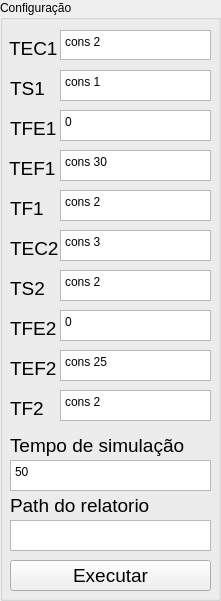
   <widget class="QGroupBox" name="setup">
    <property name="geometry">
     <rect>
      <x>10</x>
      <y>10</y>
      <width>221</width>
      <height>601</height>
     </rect>
    </property>
    <property name="title">
     <string>Configuração</string>
    </property>
    <widget class="QTextEdit" name="t_tf2">
     <property name="geometry">
      <rect>
       <x>60</x>
       <y>390</y>
       <width>151</width>
       <height>31</height>
      </rect>
     </property>
     <property name="html">
      <string>&lt;!DOCTYPE HTML PUBLIC &quot;-//W3C//DTD HTML 4.0//EN&quot; &quot;http://www.w3.org/TR/REC-html40/strict.dtd&quot;&gt;
&lt;html&gt;&lt;head&gt;&lt;meta name=&quot;qrichtext&quot; content=&quot;1&quot; /&gt;&lt;style type=&quot;text/css&quot;&gt;
p, li { white-space: pre-wrap; }
&lt;/style&gt;&lt;/head&gt;&lt;body style=&quot; font-family:'Cantarell'; font-size:10pt; font-weight:400; font-style:normal;&quot;&gt;
&lt;p style=&quot; margin-top:0px; margin-bottom:0px; margin-left:0px; margin-right:0px; -qt-block-indent:0; text-indent:0px;&quot;&gt;&lt;span style=&quot; font-family:'Sans Serif'; font-size:9pt;&quot;&gt;cons 2&lt;/span&gt;&lt;/p&gt;&lt;/body&gt;&lt;/html&gt;</string>
     </property>
    </widget>
    <widget class="QLabel" name="l_tec1">
     <property name="geometry">
      <rect>
       <x>9</x>
       <y>40</y>
       <width>51</width>
       <height>16</height>
      </rect>
     </property>
     <property name="font">
      <font>
       <pointsize>14</pointsize>
      </font>
     </property>
     <property name="text">
      <string>TEC1</string>
     </property>
    </widget>
    <widget class="QTextEdit" name="t_tec2">
     <property name="geometry">
      <rect>
       <x>60</x>
       <y>230</y>
       <width>151</width>
       <height>31</height>
      </rect>
     </property>
     <property name="html">
      <string>&lt;!DOCTYPE HTML PUBLIC &quot;-//W3C//DTD HTML 4.0//EN&quot; &quot;http://www.w3.org/TR/REC-html40/strict.dtd&quot;&gt;
&lt;html&gt;&lt;head&gt;&lt;meta name=&quot;qrichtext&quot; content=&quot;1&quot; /&gt;&lt;style type=&quot;text/css&quot;&gt;
p, li { white-space: pre-wrap; }
&lt;/style&gt;&lt;/head&gt;&lt;body style=&quot; font-family:'Cantarell'; font-size:10pt; font-weight:400; font-style:normal;&quot;&gt;
&lt;p style=&quot; margin-top:0px; margin-bottom:0px; margin-left:0px; margin-right:0px; -qt-block-indent:0; text-indent:0px;&quot;&gt;&lt;span style=&quot; font-family:'Sans Serif'; font-size:9pt;&quot;&gt;cons 3&lt;/span&gt;&lt;/p&gt;&lt;/body&gt;&lt;/html&gt;</string>
     </property>
    </widget>
    <widget class="QTextEdit" name="t_tf1">
     <property name="geometry">
      <rect>
       <x>60</x>
       <y>190</y>
       <width>151</width>
       <height>31</height>
      </rect>
     </property>
     <property name="html">
      <string>&lt;!DOCTYPE HTML PUBLIC &quot;-//W3C//DTD HTML 4.0//EN&quot; &quot;http://www.w3.org/TR/REC-html40/strict.dtd&quot;&gt;
&lt;html&gt;&lt;head&gt;&lt;meta name=&quot;qrichtext&quot; content=&quot;1&quot; /&gt;&lt;style type=&quot;text/css&quot;&gt;
p, li { white-space: pre-wrap; }
&lt;/style&gt;&lt;/head&gt;&lt;body style=&quot; font-family:'Cantarell'; font-size:10pt; font-weight:400; font-style:normal;&quot;&gt;
&lt;p style=&quot; margin-top:0px; margin-bottom:0px; margin-left:0px; margin-right:0px; -qt-block-indent:0; text-indent:0px;&quot;&gt;&lt;span style=&quot; font-family:'Sans Serif'; font-size:9pt;&quot;&gt;cons 2&lt;/span&gt;&lt;/p&gt;&lt;/body&gt;&lt;/html&gt;</string>
     </property>
    </widget>
    <widget class="QTextEdit" name="t_ts1">
     <property name="geometry">
      <rect>
       <x>60</x>
       <y>70</y>
       <width>151</width>
       <height>31</height>
      </rect>
     </property>
     <property name="html">
      <string>&lt;!DOCTYPE HTML PUBLIC &quot;-//W3C//DTD HTML 4.0//EN&quot; &quot;http://www.w3.org/TR/REC-html40/strict.dtd&quot;&gt;
&lt;html&gt;&lt;head&gt;&lt;meta name=&quot;qrichtext&quot; content=&quot;1&quot; /&gt;&lt;style type=&quot;text/css&quot;&gt;
p, li { white-space: pre-wrap; }
&lt;/style&gt;&lt;/head&gt;&lt;body style=&quot; font-family:'Cantarell'; font-size:10pt; font-weight:400; font-style:normal;&quot;&gt;
&lt;p style=&quot; margin-top:0px; margin-bottom:0px; margin-left:0px; margin-right:0px; -qt-block-indent:0; text-indent:0px;&quot;&gt;&lt;span style=&quot; font-family:'Sans Serif'; font-size:9pt;&quot;&gt;cons 1&lt;/span&gt;&lt;/p&gt;&lt;/body&gt;&lt;/html&gt;</string>
     </property>
    </widget>
    <widget class="QTextEdit" name="t_tfe2">
     <property name="geometry">
      <rect>
       <x>60</x>
       <y>310</y>
       <width>151</width>
       <height>31</height>
      </rect>
     </property>
     <property name="html">
      <string>&lt;!DOCTYPE HTML PUBLIC &quot;-//W3C//DTD HTML 4.0//EN&quot; &quot;http://www.w3.org/TR/REC-html40/strict.dtd&quot;&gt;
&lt;html&gt;&lt;head&gt;&lt;meta name=&quot;qrichtext&quot; content=&quot;1&quot; /&gt;&lt;style type=&quot;text/css&quot;&gt;
p, li { white-space: pre-wrap; }
&lt;/style&gt;&lt;/head&gt;&lt;body style=&quot; font-family:'Cantarell'; font-size:10pt; font-weight:400; font-style:normal;&quot;&gt;
&lt;p style=&quot; margin-top:0px; margin-bottom:0px; margin-left:0px; margin-right:0px; -qt-block-indent:0; text-indent:0px;&quot;&gt;&lt;span style=&quot; font-family:'Sans Serif'; font-size:9pt;&quot;&gt;0&lt;/span&gt;&lt;/p&gt;&lt;/body&gt;&lt;/html&gt;</string>
     </property>
    </widget>
    <widget class="QLabel" name="l_ts1">
     <property name="geometry">
      <rect>
       <x>10</x>
       <y>80</y>
       <width>51</width>
       <height>16</height>
      </rect>
     </property>
     <property name="font">
      <font>
       <pointsize>14</pointsize>
      </font>
     </property>
     <property name="text">
      <string>TS1</string>
     </property>
    </widget>
    <widget class="QLabel" name="l_tef2">
     <property name="geometry">
      <rect>
       <x>10</x>
       <y>360</y>
       <width>51</width>
       <height>16</height>
      </rect>
     </property>
     <property name="font">
      <font>
       <pointsize>14</pointsize>
      </font>
     </property>
     <property name="text">
      <string>TEF2</string>
     </property>
    </widget>
    <widget class="QLabel" name="l_tf2">
     <property name="geometry">
      <rect>
       <x>10</x>
       <y>400</y>
       <width>51</width>
       <height>16</height>
      </rect>
     </property>
     <property name="font">
      <font>
       <pointsize>14</pointsize>
      </font>
     </property>
     <property name="text">
      <string>TF2</string>
     </property>
    </widget>
    <widget class="QLabel" name="l_tec2">
     <property name="geometry">
      <rect>
       <x>10</x>
       <y>240</y>
       <width>51</width>
       <height>16</height>
      </rect>
     </property>
     <property name="font">
      <font>
       <pointsize>14</pointsize>
      </font>
     </property>
     <property name="text">
      <string>TEC2</string>
     </property>
    </widget>
    <widget class="QTextEdit" name="t_tef2">
     <property name="geometry">
      <rect>
       <x>60</x>
       <y>350</y>
       <width>151</width>
       <height>31</height>
      </rect>
     </property>
     <property name="html">
      <string>&lt;!DOCTYPE HTML PUBLIC &quot;-//W3C//DTD HTML 4.0//EN&quot; &quot;http://www.w3.org/TR/REC-html40/strict.dtd&quot;&gt;
&lt;html&gt;&lt;head&gt;&lt;meta name=&quot;qrichtext&quot; content=&quot;1&quot; /&gt;&lt;style type=&quot;text/css&quot;&gt;
p, li { white-space: pre-wrap; }
&lt;/style&gt;&lt;/head&gt;&lt;body style=&quot; font-family:'Cantarell'; font-size:10pt; font-weight:400; font-style:normal;&quot;&gt;
&lt;p style=&quot; margin-top:0px; margin-bottom:0px; margin-left:0px; margin-right:0px; -qt-block-indent:0; text-indent:0px;&quot;&gt;&lt;span style=&quot; font-family:'Sans Serif'; font-size:9pt;&quot;&gt;cons 25&lt;/span&gt;&lt;/p&gt;&lt;/body&gt;&lt;/html&gt;</string>
     </property>
    </widget>
    <widget class="QLabel" name="l_ts2">
     <property name="geometry">
      <rect>
       <x>10</x>
       <y>280</y>
       <width>51</width>
       <height>16</height>
      </rect>
     </property>
     <property name="font">
      <font>
       <pointsize>14</pointsize>
      </font>
     </property>
     <property name="text">
      <string>TS2</string>
     </property>
    </widget>
    <widget class="QTextEdit" name="t_tef1">
     <property name="geometry">
      <rect>
       <x>60</x>
       <y>150</y>
       <width>151</width>
       <height>31</height>
      </rect>
     </property>
     <property name="html">
      <string>&lt;!DOCTYPE HTML PUBLIC &quot;-//W3C//DTD HTML 4.0//EN&quot; &quot;http://www.w3.org/TR/REC-html40/strict.dtd&quot;&gt;
&lt;html&gt;&lt;head&gt;&lt;meta name=&quot;qrichtext&quot; content=&quot;1&quot; /&gt;&lt;style type=&quot;text/css&quot;&gt;
p, li { white-space: pre-wrap; }
&lt;/style&gt;&lt;/head&gt;&lt;body style=&quot; font-family:'Cantarell'; font-size:10pt; font-weight:400; font-style:normal;&quot;&gt;
&lt;p style=&quot; margin-top:0px; margin-bottom:0px; margin-left:0px; margin-right:0px; -qt-block-indent:0; text-indent:0px;&quot;&gt;&lt;span style=&quot; font-family:'Sans Serif'; font-size:9pt;&quot;&gt;cons 30&lt;/span&gt;&lt;/p&gt;&lt;/body&gt;&lt;/html&gt;</string>
     </property>
    </widget>
    <widget class="QTextEdit" name="t_tec1">
     <property name="geometry">
      <rect>
       <x>60</x>
       <y>30</y>
       <width>151</width>
       <height>30</height>
      </rect>
     </property>
     <property name="html">
      <string>&lt;!DOCTYPE HTML PUBLIC &quot;-//W3C//DTD HTML 4.0//EN&quot; &quot;http://www.w3.org/TR/REC-html40/strict.dtd&quot;&gt;
&lt;html&gt;&lt;head&gt;&lt;meta name=&quot;qrichtext&quot; content=&quot;1&quot; /&gt;&lt;style type=&quot;text/css&quot;&gt;
p, li { white-space: pre-wrap; }
&lt;/style&gt;&lt;/head&gt;&lt;body style=&quot; font-family:'Cantarell'; font-size:10pt; font-weight:400; font-style:normal;&quot;&gt;
&lt;p style=&quot; margin-top:0px; margin-bottom:0px; margin-left:0px; margin-right:0px; -qt-block-indent:0; text-indent:0px;&quot;&gt;&lt;span style=&quot; font-family:'Sans Serif'; font-size:9pt;&quot;&gt;cons 2&lt;/span&gt;&lt;/p&gt;&lt;/body&gt;&lt;/html&gt;</string>
     </property>
    </widget>
    <widget class="QLabel" name="l_tef1">
     <property name="geometry">
      <rect>
       <x>9</x>
       <y>160</y>
       <width>51</width>
       <height>16</height>
      </rect>
     </property>
     <property name="font">
      <font>
       <pointsize>14</pointsize>
      </font>
     </property>
     <property name="text">
      <string>TEF1</string>
     </property>
    </widget>
    <widget class="QLabel" name="l_tf1">
     <property name="geometry">
      <rect>
       <x>10</x>
       <y>200</y>
       <width>51</width>
       <height>16</height>
      </rect>
     </property>
     <property name="font">
      <font>
       <pointsize>14</pointsize>
      </font>
     </property>
     <property name="text">
      <string>TF1</string>
     </property>
    </widget>
    <widget class="QLabel" name="l_tempo">
     <property name="geometry">
      <rect>
       <x>10</x>
       <y>430</y>
       <width>201</width>
       <height>31</height>
      </rect>
     </property>
     <property name="font">
      <font>
       <pointsize>14</pointsize>
      </font>
     </property>
     <property name="text">
      <string>Tempo de simulação</string>
     </property>
    </widget>
    <widget class="QTextEdit" name="t_tempo">
     <property name="geometry">
      <rect>
       <x>10</x>
       <y>460</y>
       <width>201</width>
       <height>31</height>
      </rect>
     </property>
     <property name="html">
      <string>&lt;!DOCTYPE HTML PUBLIC &quot;-//W3C//DTD HTML 4.0//EN&quot; &quot;http://www.w3.org/TR/REC-html40/strict.dtd&quot;&gt;
&lt;html&gt;&lt;head&gt;&lt;meta name=&quot;qrichtext&quot; content=&quot;1&quot; /&gt;&lt;style type=&quot;text/css&quot;&gt;
p, li { white-space: pre-wrap; }
&lt;/style&gt;&lt;/head&gt;&lt;body style=&quot; font-family:'Cantarell'; font-size:10pt; font-weight:400; font-style:normal;&quot;&gt;
&lt;p style=&quot; margin-top:0px; margin-bottom:0px; margin-left:0px; margin-right:0px; -qt-block-indent:0; text-indent:0px;&quot;&gt;&lt;span style=&quot; font-family:'Sans Serif'; font-size:9pt;&quot;&gt;50&lt;/span&gt;&lt;/p&gt;&lt;/body&gt;&lt;/html&gt;</string>
     </property>
    </widget>
    <widget class="QLabel" name="l_path">
     <property name="geometry">
      <rect>
       <x>10</x>
       <y>490</y>
       <width>201</width>
       <height>31</height>
      </rect>
     </property>
     <property name="font">
      <font>
       <pointsize>14</pointsize>
      </font>
     </property>
     <property name="text">
      <string>Path do relatorio</string>
     </property>
    </widget>
    <widget class="QTextEdit" name="t_path">
     <property name="geometry">
      <rect>
       <x>10</x>
       <y>520</y>
       <width>201</width>
       <height>31</height>
      </rect>
     </property>
    </widget>
    <widget class="QPushButton" name="executar">
     <property name="geometry">
      <rect>
       <x>10</x>
       <y>560</y>
       <width>201</width>
       <height>31</height>
      </rect>
     </property>
     <property name="font">
      <font>
       <pointsize>14</pointsize>
      </font>
     </property>
     <property name="text">
      <string>Executar</string>
     </property>
    </widget>
    <widget class="QLabel" name="l_tfe1">
     <property name="geometry">
      <rect>
       <x>10</x>
       <y>120</y>
       <width>51</width>
       <height>16</height>
      </rect>
     </property>
     <property name="font">
      <font>
       <pointsize>14</pointsize>
      </font>
     </property>
     <property name="text">
      <string>TFE1</string>
     </property>
    </widget>
    <widget class="QTextEdit" name="t_tfe1">
     <property name="geometry">
      <rect>
       <x>60</x>
       <y>110</y>
       <width>151</width>
       <height>31</height>
      </rect>
     </property>
     <property name="html">
      <string>&lt;!DOCTYPE HTML PUBLIC &quot;-//W3C//DTD HTML 4.0//EN&quot; &quot;http://www.w3.org/TR/REC-html40/strict.dtd&quot;&gt;
&lt;html&gt;&lt;head&gt;&lt;meta name=&quot;qrichtext&quot; content=&quot;1&quot; /&gt;&lt;style type=&quot;text/css&quot;&gt;
p, li { white-space: pre-wrap; }
&lt;/style&gt;&lt;/head&gt;&lt;body style=&quot; font-family:'Cantarell'; font-size:10pt; font-weight:400; font-style:normal;&quot;&gt;
&lt;p style=&quot; margin-top:0px; margin-bottom:0px; margin-left:0px; margin-right:0px; -qt-block-indent:0; text-indent:0px;&quot;&gt;&lt;span style=&quot; font-family:'Sans Serif'; font-size:9pt;&quot;&gt;0&lt;/span&gt;&lt;/p&gt;&lt;/body&gt;&lt;/html&gt;</string>
     </property>
    </widget>
    <widget class="QLabel" name="l_tfe2">
     <property name="geometry">
      <rect>
       <x>10</x>
       <y>320</y>
       <width>51</width>
       <height>16</height>
      </rect>
     </property>
     <property name="font">
      <font>
       <pointsize>14</pointsize>
      </font>
     </property>
     <property name="text">
      <string>TFE2</string>
     </property>
    </widget>
    <widget class="QTextEdit" name="t_ts2">
     <property name="geometry">
      <rect>
       <x>60</x>
       <y>270</y>
       <width>151</width>
       <height>31</height>
      </rect>
     </property>
     <property name="html">
      <string>&lt;!DOCTYPE HTML PUBLIC &quot;-//W3C//DTD HTML 4.0//EN&quot; &quot;http://www.w3.org/TR/REC-html40/strict.dtd&quot;&gt;
&lt;html&gt;&lt;head&gt;&lt;meta name=&quot;qrichtext&quot; content=&quot;1&quot; /&gt;&lt;style type=&quot;text/css&quot;&gt;
p, li { white-space: pre-wrap; }
&lt;/style&gt;&lt;/head&gt;&lt;body style=&quot; font-family:'Cantarell'; font-size:10pt; font-weight:400; font-style:normal;&quot;&gt;
&lt;p style=&quot; margin-top:0px; margin-bottom:0px; margin-left:0px; margin-right:0px; -qt-block-indent:0; text-indent:0px;&quot;&gt;&lt;span style=&quot; font-family:'Sans Serif'; font-size:9pt;&quot;&gt;cons 2&lt;/span&gt;&lt;/p&gt;&lt;/body&gt;&lt;/html&gt;</string>
     </property>
    </widget>
   </widget>
